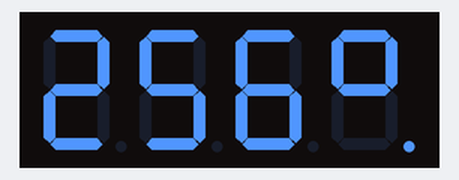
The sketch below on a simulated Arduino Nano, built with avr-gcc and run on an emulated ATmega328P. Parts: 4-digit seven-segment display.

Above: at 3.1 s.
At 4.1 s:
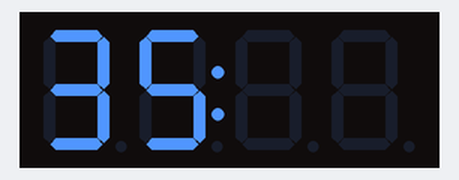

The sketch:

dsipdigitube.ino
```cpp
//boss: show 0.35
// include the SevenSegmentTM1637 library
#include "SevenSegmentTM1637.h"

const byte PIN_CLK = 4;   // define CLK pin (any digital pin)
const byte PIN_DIO = 5;   // define DIO pin (any digital pin)
SevenSegmentTM1637    display(PIN_CLK, PIN_DIO);

float f=0.35;

void setup(){
  Serial.begin(9600);         // initializes the Serial connection @ 9600 baud
  display.begin();            // initializes the display
  display.setBacklight(100);  // set the brightness to 100 %
  //display.print(2.85);      // display INIT on the display
  delay(2000);
}

void loop(){
  byte  rawData;
  display.print("256");
  // display degree symbol on position 3 plus set lower colon
  rawData = B11100011;
  display.printRaw(rawData, 3);
  //
  display.setColonOn(1);
  delay(1000);

  display.clear();
  int a = f * 100;
  display.print(a);
  delay(1000);
}
```

Measured:
- what the display in image 0 shows lasts 1.0 s, from 3.0 s to 4.0 s
